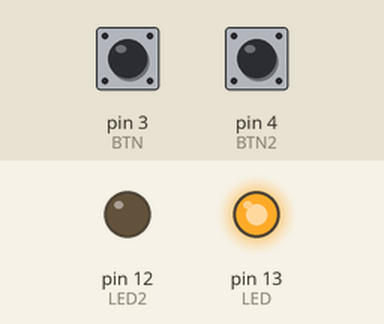
The sketch below on a simulated Arduino Uno, built with avr-gcc and run on an emulated ATmega328P. Shown: output pins drawn as LEDs (lit = HIGH). The inputs (shaded band) are chosen by the test bench; at power-on: pin 3 (BTN) LOW, pin 4 (BTN2) LOW.

Above: at 1.2 s.
1.3 s: pin 3 (BTN) pulled HIGH for 0.15 s
At 1.37 s:
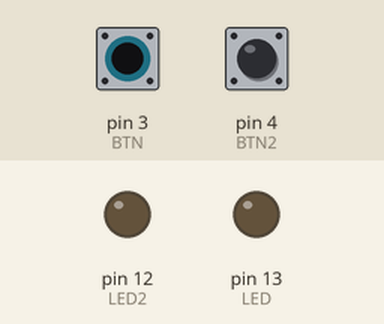
2.9 s: pin 4 (BTN2) pulled HIGH for 0.15 s
At 2.97 s:
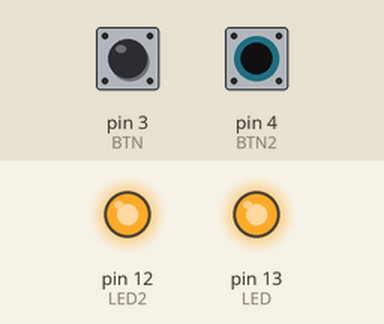
4.5 s: pin 4 (BTN2) pulled HIGH for 3.2 s
At 8.6 s:
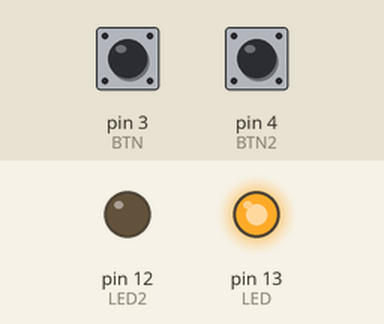
9.2 s: pin 3 (BTN) pulled HIGH for 3.2 s
At 9.8 s:
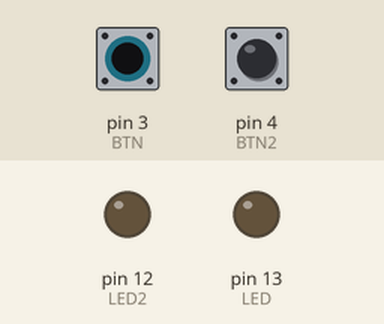
13.9 s: pin 3 (BTN) driven HIGH and pin 4 (BTN2) driven HIGH
At 14.5 s:
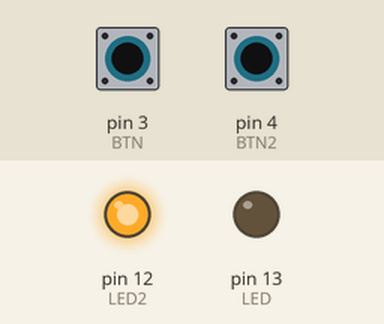
Timing chart, 0 to 16.4 s (numbered marks = the images above; inputs shaded):
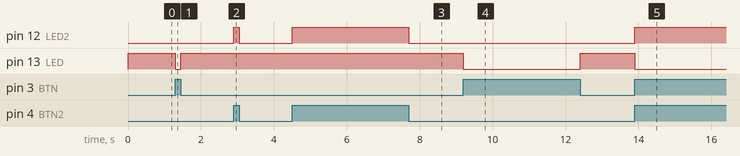

The sketch:

02_RGB.ino
```cpp
int BTN = 3;
int BTN2 = 4;
int LED = 13;
int LED2 = 12;
int value;
int value2;
void setup() {
 pinMode(BTN, INPUT);
 pinMode(BTN2, INPUT);
 pinMode(LED, OUTPUT);
 pinMode(LED2, OUTPUT);
}
void loop() {
 value = digitalRead(BTN);
 if (value == HIGH) {
 digitalWrite(LED, LOW);
 } else {
 digitalWrite(LED, HIGH);
 }
 value2 = digitalRead(BTN2);
 if (value2 == HIGH) {
 digitalWrite(LED2, HIGH);
 } else {
 digitalWrite(LED2, LOW);
 }
}
```

Measured:
- after the input at 1.3 s, pin 13 (LED): HIGH → LOW at once, → HIGH 0.15 s later
- after the input at 2.9 s, pin 12 (LED2): LOW → HIGH at once, → LOW 0.15 s later
- after the input at 4.5 s, pin 12 (LED2): LOW → HIGH at once, → LOW 3.2 s later
- after the input at 9.2 s, pin 13 (LED): HIGH → LOW at once, → HIGH 3.2 s later
- after the input at 13.9 s, pin 12 (LED2): LOW → HIGH at once; pin 13 (LED): HIGH → LOW at once
